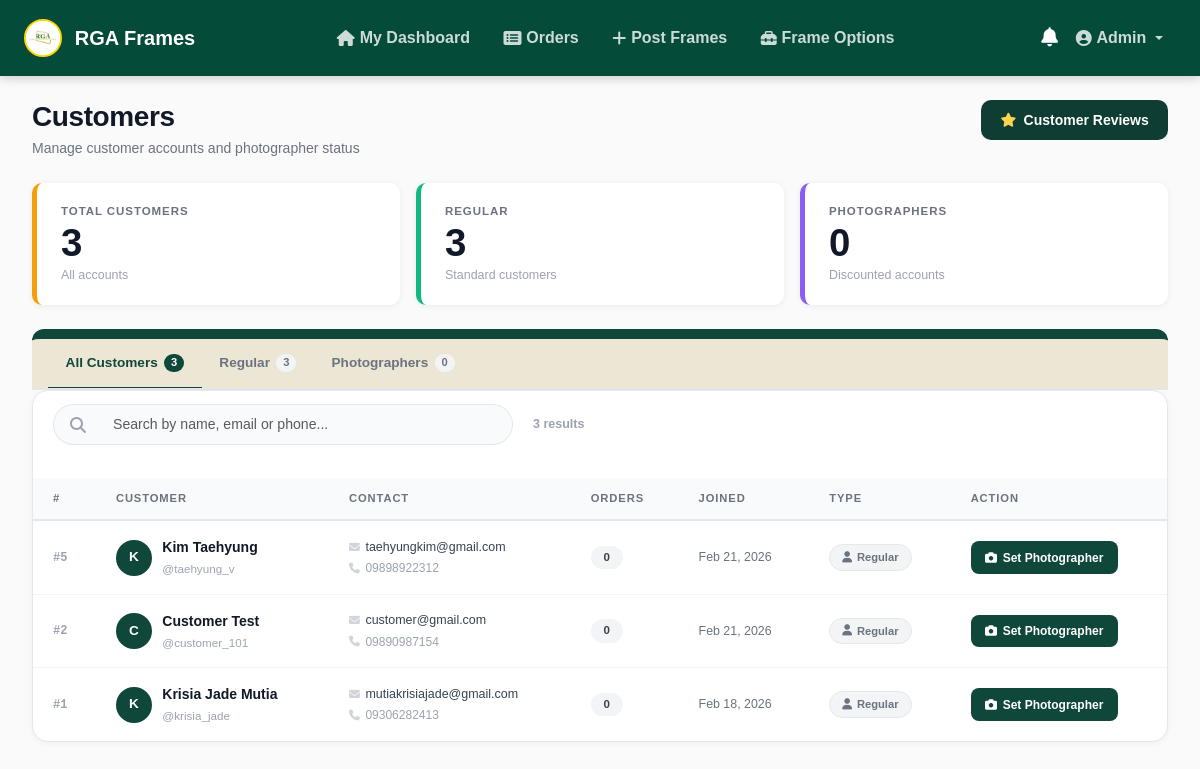
The app's page /admin/admin_customers.php (signed in), older data.
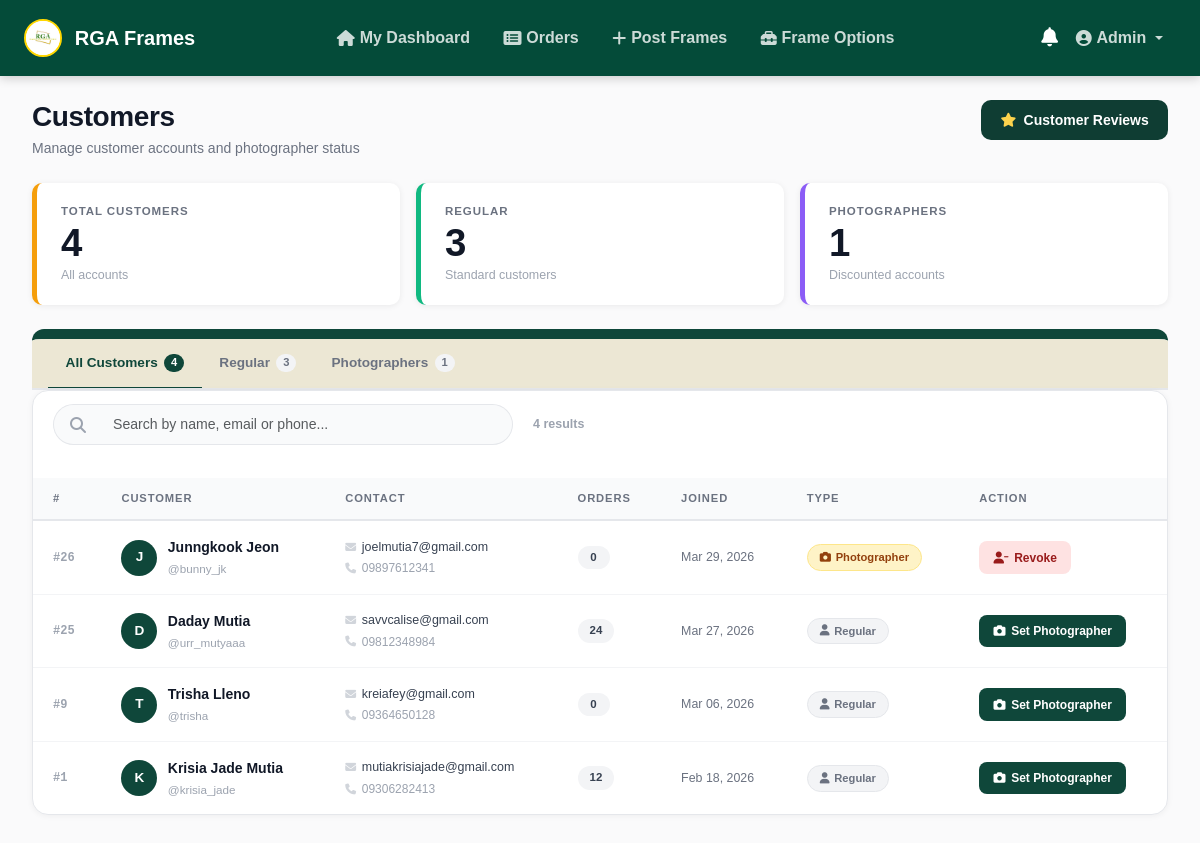
The same page, newer data.
### tables this page shows
CREATE TABLE `tbl_customer` (
  `customer_id` int(11) NOT NULL,
  `first_name` varchar(100) NOT NULL,
  `last_name` varchar(100) NOT NULL,
  `username` varchar(100) NOT NULL,
  `email` varchar(100) NOT NULL,
  `password` varchar(255) NOT NULL,
  `phone_number` varchar(20) DEFAULT NULL,
  `customer_type` enum('REGULAR','PHOTOGRAPHER') NOT NULL DEFAULT 'REGULAR',
  `created_at` datetime DEFAULT current_timestamp()
);

### classes/UserRepository.php (called while the page is built, shortened)
<?php
class UserRepository {
    private $conn;
    public function __construct($conn) {
        $this->conn = $conn;
    }
    public function getAllCustomers(string $search = '', string $filter = 'ALL'): array {
        $sql = "SELECT c.customer_id, c.first_name, c.last_name, c.username, c.email, c.phone_number,
                       c.customer_type, c.created_at,
                       (SELECT COUNT(*) FROM tbl_orders o WHERE o.customer_id = c.customer_id AND o.order_status != 'CANCELLED') as total_orders
                FROM tbl_customer c
                WHERE 1=1";
        $sql .= " ORDER BY c.created_at DESC";
        $stmt = $this->conn->prepare($sql);
        $stmt->execute();
        $result = $stmt->get_result();
        return $result ? $result->fetch_all(MYSQLI_ASSOC) : [];
    }
    public function getCustomerTypeCounts(): array {
        $sql = "SELECT customer_type, COUNT(*) as cnt FROM tbl_customer GROUP BY customer_type";
        $result = $this->conn->query($sql);
        $counts = [];
        if ($result) {
            while ($row = $result->fetch_assoc()) {
                $counts[$row['customer_type']] = (int)$row['cnt'];
            }
        }
        return $counts;
    }
}

### admin/admin_customers.php (the view, shortened to what the changed rows need)
<?php
include __DIR__ . '/../config/db_connect.php';
require_once __DIR__ . '/../classes/UserRepository.php';
$search = trim($_GET['search'] ?? '');
$filter = $_GET['type'] ?? 'ALL';
$userRepo = new UserRepository($conn);
$customers = $userRepo->getAllCustomers($search, $filter);
$countsStr = $userRepo->getCustomerTypeCounts();
$counts = ['REGULAR' => 0, 'PHOTOGRAPHER' => 0];
foreach ($countsStr as $k => $v) {
    if (isset($counts[$k])) {
        $counts[$k] = $v;
    }
}
$counts['ALL'] = array_sum($counts);
?>
<!DOCTYPE html>
<html lang="en">
<head>
    <link href="https://cdn.jsdelivr.net/npm/bootstrap@5.3.3/dist/css/bootstrap.min.css" rel="stylesheet">
    <link rel="stylesheet" href="https://cdnjs.cloudflare.com/ajax/libs/font-awesome/6.5.0/css/all.min.css">
    <link rel="stylesheet" href="../assets/css/style.css">
</head>
<body>
<?php include __DIR__ . '/../includes/admin_header.php'; ?>
<div class="admn-cust-wrapper">
    <div class="admn-cust-page-header d-flex justify-content-between align-items-start flex-wrap gap-3">
        <div>
            <h1 class="admn-cust-page-title">Customers</h1>
        </div>
    </div>
    <div class="row g-3 mb-4">
        <div class="col-12 col-md-4">
            <div class="admn-ordr-summary-card admn-ordr-summary-new">
                <div class="card-body">
                    <p class="admn-ordr-summary-label mb-1">Total Customers</p>
                    <div class="admn-ordr-summary-number"><?= $counts['ALL'] ?></div>
                    <p class="admn-ordr-summary-sub">All accounts</p>
                </div>
            </div>
        </div>
        <div class="col-12 col-md-4">
            <div class="admn-ordr-summary-card admn-ordr-summary-progress">
                <div class="card-body">
                    <p class="admn-ordr-summary-label mb-1">Photographers</p>
                    <div class="admn-ordr-summary-number"><?= $counts['PHOTOGRAPHER'] ?></div>
                    <p class="admn-ordr-summary-sub">Discounted accounts</p>
                </div>
            </div>
        </div>
    </div>
    <div class="admn-ordr-tabs-wrap">
        <ul class="nav admn-ordr-tabs">
            <?php foreach ([
                'ALL'          => 'All Customers',
                'REGULAR'      => 'Regular',
                'PHOTOGRAPHER' => 'Photographers',
            ] as $key => $label): ?>
            <li class="nav-item">
                <a href="admin_customers.php?type=<?= $key ?><?= $search ? '&search='.urlencode($search) : '' ?>"
                   class="nav-link admn-ordr-tab <?= $filter === $key ? 'active' : '' ?>">
                    <?= $label ?>
                    <span class="admn-ordr-tab-count"><?= $counts[$key] ?? 0 ?></span>
                </a>
            </li>
            <?php endforeach; ?>
        </ul>
    </div>
    <div class="admn-cust-card">
        <div class="admn-ordr-search-bar px-3 pt-3">
            <form method="GET" action="admin_customers.php" class="admn-ordr-search">
                <div class="input-group">
                </div>
            </form>
            <span class="admn-cust-count ms-2">
                <?= count($customers) ?> result<?= count($customers) !== 1 ? 's' : '' ?>
            </span>
        </div>
        <div class="table-responsive mt-2 admn-cust-table-wrap">
            <table class="admn-cust-table">
                <thead>
                    <tr>
                        <th>#</th>
                        <th>Customer</th>
                        <th>Contact</th>
                        <th>Orders</th>
                        <th>Joined</th>
                        <th>Type</th>
                        <th>Action</th>
                    </tr>
                </thead>
                <tbody>
                <?php if (empty($customers)): ?>
                <tr>
                    <td colspan="7">
                        <div class="admn-cust-empty">
                            <i class="fas fa-users"></i>
                            <p>No customers found.</p>
                        </div>
                    </td>
                </tr>
                <?php else: ?>
                <?php foreach ($customers as $c):
                    $isPhotog = $c['customer_type'] === 'PHOTOGRAPHER';
                    $initial  = strtoupper(substr($c['first_name'], 0, 1));
                ?>
                <tr>
                    <td class="admn-cust-id">#<?= $c['customer_id'] ?></td>
                    <td>
                        <div class="admn-cust-name-wrap">
                            <div class="admn-cust-avatar"><?= $initial ?></div>
                            <div>
                                <div class="admn-cust-name"><?= htmlspecialchars($c['first_name'] . ' ' . $c['last_name']) ?></div>
                                <div class="admn-cust-username">@<?= htmlspecialchars($c['username']) ?></div>
                            </div>
                        </div>
                    </td>
                    <td>
                        <div class="admn-cust-email"><i class="fas fa-envelope"></i> <?= htmlspecialchars($c['email']) ?></div>
                        <div class="admn-cust-phone"><i class="fas fa-phone"></i> <?= htmlspecialchars($c['phone_number'] ?? '—') ?></div>
                    </td>
                    <td>
                        <span class="admn-cust-orders-badge"><?= $c['total_orders'] ?></span>
                    </td>
                    <td class="admn-cust-date">
                        <?= date('M d, Y', strtotime($c['created_at'])) ?>
                    </td>
                    <td>
                        <span class="admn-cust-type-badge <?= $isPhotog ? 'photographer' : 'regular' ?>">
                            <i class="fas fa-<?= $isPhotog ? 'camera' : 'user' ?>"></i>
                            <?= $isPhotog ? 'Photographer' : 'Regular' ?>
                        </span>
                    </td>
                    <td>
                        <?php if ($isPhotog): ?>
                        <button class="admn-cust-btn-revoke"
                                onclick="changeType(<?= $c['customer_id'] ?>, 'REGULAR', '<?= htmlspecialchars($c['first_name']) ?>')">
                            <i class="fas fa-user-minus"></i> Revoke
                        </button>
                        <?php else: ?>
                        <button class="admn-cust-btn-promote"
                                onclick="changeType(<?= $c['customer_id'] ?>, 'PHOTOGRAPHER', '<?= htmlspecialchars($c['first_name']) ?>')">
                            <i class="fas fa-camera"></i> Set Photographer
                        </button>
                        <?php endif; ?>
                    </td>
                </tr>
                <?php endforeach; ?>
                <?php endif; ?>
                </tbody>
            </table>
        </div>
    </div>
</div>
</body>
</html>

Row changes from the older to the newer data that the page shows:
removed tbl_customer: customer_id "5", first_name "K", first_name+last_name "Kim Taehyung", username "taehyung_v", email "taehyungkim@gmail.com", phone_number "09898922312", total_orders "0", created_at "Feb 21, 2026", customer_type "Regular"
removed tbl_customer: customer_id "2", first_name "C", first_name+last_name "Customer Test", username "customer_101", email "customer@gmail.com", phone_number "09890987154", total_orders "0", created_at "Feb 21, 2026", customer_type "Regular"
added tbl_customer: customer_id "26", first_name "J", first_name+last_name "Junngkook Jeon", username "bunny_jk", email "joelmutia7@gmail.com", phone_number "09897612341", total_orders "0", created_at "Mar 29, 2026", customer_type "Photographer"
added tbl_customer: customer_id "25", first_name "D", first_name+last_name "Daday Mutia", username "urr_mutyaaa", email "savvcalise@gmail.com", phone_number "09812348984", total_orders "24", created_at "Mar 27, 2026", customer_type "Regular"
added tbl_customer: customer_id "9", first_name "T", first_name+last_name "Trisha Lleno", username "trisha", email "kreiafey@gmail.com", phone_number "09364650128", total_orders "0", created_at "Mar 06, 2026", customer_type "Regular"
changed tbl_customer "Krisia Jade Mutia": total_orders "0" → "12"
Text that changed along with them:
$counts['ALL']: "3" → "4"
$counts['PHOTOGRAPHER']: "0" → "1"
count($customers): "3" → "4"
new list line: "All Customers 4"
new list line: "Photographers 1"
list line gone: "All Customers 3"
list line gone: "Photographers 0"
